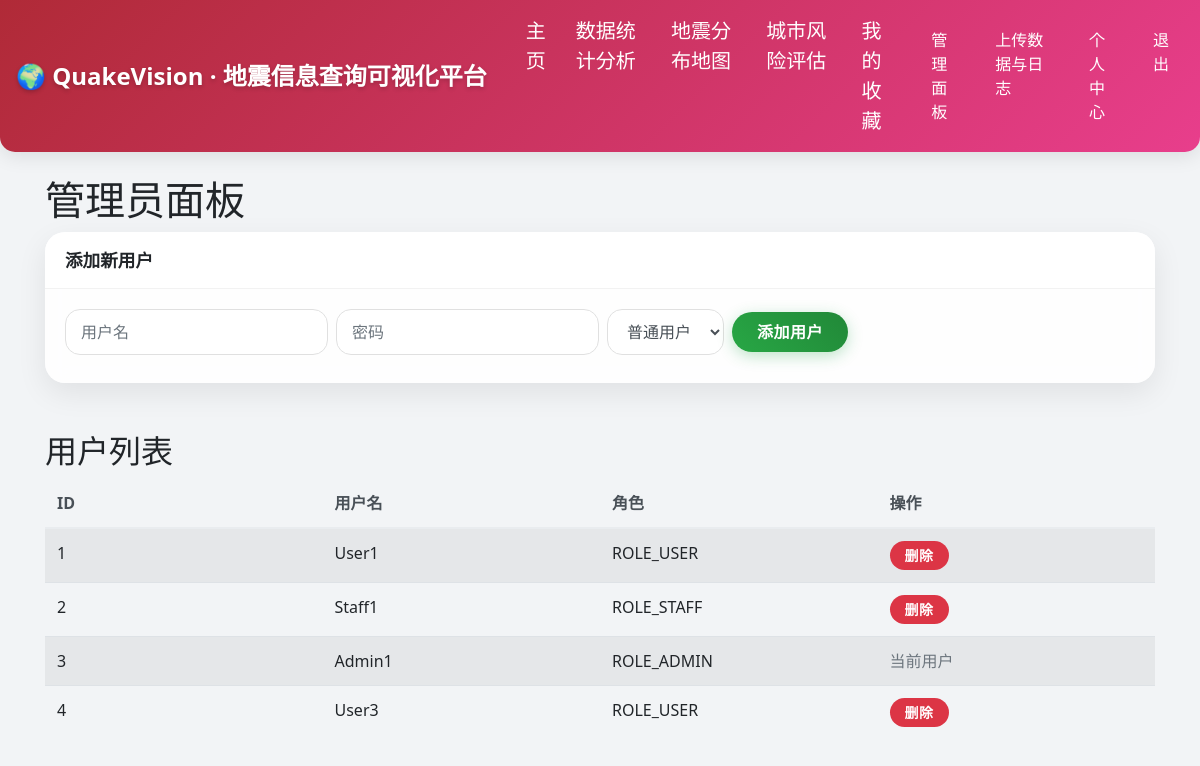
/admin (signed in), run on the app's committed database.
### app/models.py (models this page shows, shortened)
class User(UserMixin, db.Model):
    __tablename__ = 'users'
    id = db.Column(db.Integer, primary_key=True)
    username = db.Column(db.String(50), unique=True, nullable=False)
    password_hash = db.Column(db.String(255), nullable=False)
    role = db.Column(db.String(20), default='ROLE_USER', nullable=False)
    favorited_earthquakes = db.relationship('Earthquake', secondary=favorites, lazy='dynamic',
                                    backref=db.backref('favorited_by', lazy='dynamic'))

### app/routes.py (the view)
@app.route('/admin')
@role_required(['ROLE_ADMIN'])
def admin_dashboard():
    users = User.query.all()
    return render_template('admin.html', title='管理员面板', users=users)

### app/models.py (called while the page is built)
@login.user_loader
def load_user(id):
    return User.query.get(int(id))

### app/routes.py (called while the page is built)
def role_required(roles):
    def decorator(f):
        @wraps(f)
        @login_required
        def decorated_function(*args, **kwargs):
            if current_user.role not in roles:
                flash('您没有权限执行此操作')
                return redirect(url_for('index'))
            return f(*args, **kwargs)
        return decorated_function
    return decorator

### app/templates/admin.html (shortened to what this page needs)
{% extends "base.html" %}
{% block content %}
    <h1>管理员面板</h1>
    <div class="row mb-4">
        <div class="col-md-12">
            <div class="card">
                <div class="card-header">添加新用户</div>
                <div class="card-body">
                    <form action="{{ url_for('admin_add_user') }}" method="post" class="form-inline">
                        <input type="text" class="form-control mb-2 mr-sm-2" id="username" name="username" placeholder="用户名" required>
                        <input type="password" class="form-control mb-2 mr-sm-2" id="password" name="password" placeholder="密码" required>
                        <select class="form-control mb-2 mr-sm-2" id="role" name="role">
                            <option value="ROLE_USER">普通用户</option>
                        </select>
                        <button type="submit" class="btn btn-success mb-2">添加用户</button>
                    </form>
                </div>
            </div>
        </div>
    </div>
    <h2>用户列表</h2>
    <table class="table table-striped">
        <thead>
            <tr>
                <th>ID</th>
                <th>用户名</th>
                <th>角色</th>
                <th>操作</th>
            </tr>
        </thead>
        <tbody>
            {% for user in users %}
            <tr>
                <td>{{ user.id }}</td>
                <td>{{ user.username }}</td>
                <td>{{ user.role }}</td>
                <td>
                    {% if user.id != current_user.id %}
                    <form action="{{ url_for('admin_delete_user', id=user.id) }}" method="post" onsubmit="return confirm('确定要删除用户 {{ user.username }} 吗？');" style="display: inline;">
                        <button type="submit" class="btn btn-danger btn-sm">删除</button>
                    </form>
                    {% else %}
                    <span class="text-muted">当前用户</span>
                    {% endif %}
                </td>
            </tr>
            {% endfor %}
        </tbody>
    </table>
{% endblock %}

### app/static/css/style.css (style rules this page uses)
body { background: url('https://images.unsplash.com/photo-1444723121867-c61e74e1f744?q=80&w=2074&auto=format&fit=crop') no-repeat center center fixed; background-size: cover; font-family: 'Segoe UI', 'Microsoft YaHei', sans-serif; min-height: 100vh; }
body::after { content: ""; position: fixed; top: 0; left: 0; width: 100%; height: 100%; background: rgba(240, 242, 245, 0.85); z-index: -1; pointer-events: none; }
.card { border-radius: 20px; border: none; background-color: rgba(255, 255, 255, 0.9); backdrop-filter: blur(10px); box-shadow: 0 10px 30px rgba(0, 0, 0, 0.08); transition: box-shadow 0.3s ease; margin-bottom: 25px; }
.card-header { background-color: rgba(255, 255, 255, 0.5); border-bottom: 1px solid rgba(0,0,0,0.05); font-weight: 600; font-size: 1.1rem; padding: 15px 20px; border-top-left-radius: 20px !important; border-top-right-radius: 20px !important; }
.btn { border-radius: 50px; padding: 8px 25px; font-weight: 600; letter-spacing: 0.5px; transition: all 0.3s ease; border: none; position: relative; overflow: hidden; }
.btn-sm { padding: 4px 15px; font-size: 0.875rem; }
.btn-success { background: linear-gradient(45deg, #28a745, #218838); box-shadow: 0 4px 15px rgba(40, 167, 69, 0.3); }
.form-control, .custom-select { border-radius: 15px; border: 1px solid #e0e0e0; padding: 10px 15px; transition: all 0.3s ease; background-color: rgba(255,255,255,0.8); height: auto; min-height: 45px; }
.table { margin-bottom: 0; table-layout: fixed; width: 100%; }
.table td, .table th { white-space: nowrap; overflow: hidden; text-overflow: ellipsis; }
.table thead th { border-top: none; border-bottom: 2px solid #e9ecef; color: #495057; font-weight: 600; }

### data on the page
User: id "1", username "User1", role "ROLE_USER"
User: id "2", username "Staff1", role "ROLE_STAFF"
User: id "3", username "Admin1", role "ROLE_ADMIN", shows "当前用户"
User: id "4", username "User3", role "ROLE_USER"
